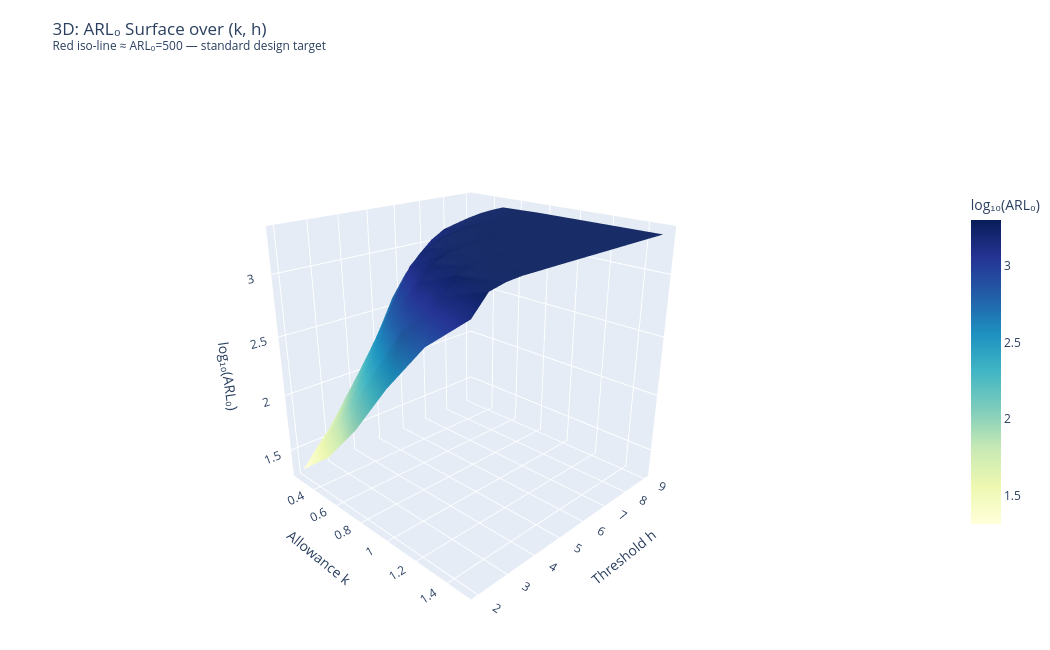

Source (notebook cell):
### Markdown cell above
### 9.4 ARL₀ Surface over $(k, h)$

Monte Carlo estimation of in-control ARL across a grid of $(k, h)$ values. The surface and companion contour plot help identify the $(k, h)$ pair that achieves a target ARL₀ (e.g., ARL₀ ≈ 500 for a roughly 0.2% daily false-alarm rate).

### Code cell
# ── 9.4 Plotly 3D: ARL₀ surface over (k, h) ──────────────────────────────────
np.random.seed(3)
k_range = np.arange(0.25, 1.51, 0.25)
h_range = np.arange(2.0,  9.1,  0.5)
K_grid, H_grid = np.meshgrid(k_range, h_range, indexing='ij')

arl0_surface = np.zeros_like(K_grid)
for i, kk in enumerate(k_range):
    for j, hh in enumerate(h_range):
        arl0_surface[i, j], _ = mc_arl(kk, hh, delta=0.0, n_sim=800)

# 2D companion: contour
fig2d, ax2d = plt.subplots(figsize=(10, 5))
cs = ax2d.contourf(K_grid, H_grid, np.log10(arl0_surface + 1), levels=20, cmap='YlGnBu')
plt.colorbar(cs, ax=ax2d, label='log₁₀(ARL₀)')
ax2d.set_xlabel('Allowance k'); ax2d.set_ylabel('Threshold h')
ax2d.set_title('ARL₀ Contour Map  (log scale)  — Target ARL₀ ≈ 500 → log₁₀ ≈ 2.7')
ct = ax2d.contour(K_grid, H_grid, arl0_surface, levels=[500], colors='red', linewidths=2)
ax2d.clabel(ct, fmt='ARL₀=500')
plt.tight_layout(); plt.show()

# 3D Plotly surface
fig3d = go.Figure(go.Surface(
    x=K_grid, y=H_grid, z=np.log10(arl0_surface + 1),
    colorscale='YlGnBu',
    colorbar=dict(title='log₁₀(ARL₀)', len=0.6),
    hovertemplate='k=%{x:.2f}<br>h=%{y:.1f}<br>ARL₀=%{customdata:.0f}<extra></extra>',
    customdata=arl0_surface,
))
fig3d.update_layout(
    title='3D: ARL₀ Surface over (k, h)<br>'
          '<sup>Red iso-line ≈ ARL₀=500 — standard design target</sup>',
    scene=dict(
        xaxis_title='Allowance k',
        yaxis_title='Threshold h',
        zaxis_title='log₁₀(ARL₀)',
        camera=dict(eye=dict(x=1.7, y=-1.7, z=1.0)),
    ),
    height=650, width=1050, margin=dict(l=0, r=0, t=70, b=0),
)
fig3d.show()

### Figure 1 — Plotly figure (JSON) as saved in the notebook; plotly's stock layout.template omitted (floating-point values rounded to 4 significant figures)
{"data": [{"colorbar": {"len": 0.6, "title": {"text": "log₁₀(ARL₀)"}}, "colorscale": [[0, "rgb(255,255,217)"], [0.125, "rgb(237,248,177)"], [0.25, "rgb(199,233,180)"], [0.375, "rgb(127,205,187)"], [0.5, "rgb(65,182,196)"], [0.625, "rgb(29,145,192)"], [0.75, "rgb(34,94,168)"], [0.875, "rgb(37,52,148)"], [1, "rgb(8,29,88)"]], "customdata": [[19.64, 28.05, 38.3, 57.73, 80.85, 102.3, 142.5, 179.4, 253.6, 303.8, 440.4, 566.4, 696.0, 829.2, 943.6], [38.13, 72.27, 117.8, 206.9, 326.9, 557.6, 821.4, 1100.0, 1387.0, 1614.0, 1719.0, 1824.0, 1907.0, 1949.0, 1965.0], [95.35, 211.3, 433.5, 797.8, 1274.0, 1618.0, 1790.0, 1906.0, 1954.0, 1986.0, 1980.0, 1989.0, 1997.0, 2000.0, 1998.0], [280.9, 673.8, 1287.0, 1651.0, 1860.0, 1942.0, 1980.0, 1992.0, 2000.0, 2000.0, 2000.0, 2000.0, 2000.0, 2000.0, 2000.0], [719.3, 1384.0, 1795.0, 1943.0, 1980.0, 1990.0, 1998.0, 2000.0, 2000.0, 2000.0, 2000.0, 2000.0, 2000.0, 2000.0, 2000.0], [1368.0, 1838.0, 1953.0, 1997.0, 1997.0, 2000.0, 2000.0, 2000.0, 2000.0, 2000.0, 2000.0, 2000.0, 2000.0, 2000.0, 2000.0]], "hovertemplate": "k=%{x:.2f}<br>h=%{y:.1f}<br>ARL₀=%{customdata:.0f}<extra></extra>", "type": "surface", "x": [[0.25, 0.25, 0.25, 0.25, 0.25, 0.25, 0.25, 0.25, 0.25, 0.25, 0.25, 0.25, 0.25, 0.25, 0.25], [0.5, 0.5, 0.5, 0.5, 0.5, 0.5, 0.5, 0.5, 0.5, 0.5, 0.5, 0.5, 0.5, 0.5, 0.5], [0.75, 0.75, 0.75, 0.75, 0.75, 0.75, 0.75, 0.75, 0.75, 0.75, 0.75, 0.75, 0.75, 0.75, 0.75], [1.0, 1.0, 1.0, 1.0, 1.0, 1.0, 1.0, 1.0, 1.0, 1.0, 1.0, 1.0, 1.0, 1.0, 1.0], [1.25, 1.25, 1.25, 1.25, 1.25, 1.25, 1.25, 1.25, 1.25, 1.25, 1.25, 1.25, 1.25, 1.25, 1.25], [1.5, 1.5, 1.5, 1.5, 1.5, 1.5, 1.5, 1.5, 1.5, 1.5, 1.5, 1.5, 1.5, 1.5, 1.5]], "y": [[2.0, 2.5, 3.0, 3.5, 4.0, 4.5, 5.0, 5.5, 6.0, 6.5, 7.0, 7.5, 8.0, 8.5, 9.0], [2.0, 2.5, 3.0, 3.5, 4.0, 4.5, 5.0, 5.5, 6.0, 6.5, 7.0, 7.5, 8.0, 8.5, 9.0], [2.0, 2.5, 3.0, 3.5, 4.0, 4.5, 5.0, 5.5, 6.0, 6.5, 7.0, 7.5, 8.0, 8.5, 9.0], [2.0, 2.5, 3.0, 3.5, 4.0, 4.5, 5.0, 5.5, 6.0, 6.5, 7.0, 7.5, 8.0, 8.5, 9.0], [2.0, 2.5, 3.0, 3.5, 4.0, 4.5, 5.0, 5.5, 6.0, 6.5, 7.0, 7.5, 8.0, 8.5, 9.0], [2.0, 2.5, 3.0, 3.5, 4.0, 4.5, 5.0, 5.5, 6.0, 6.5, 7.0, 7.5, 8.0, 8.5, 9.0]], "z": [[1.315, 1.463, 1.594, 1.769, 1.913, 2.014, 2.157, 2.256, 2.406, 2.484, 2.645, 2.754, 2.843, 2.919, 2.975], [1.593, 1.865, 2.075, 2.318, 2.516, 2.747, 2.915, 3.042, 3.142, 3.208, 3.236, 3.261, 3.28, 3.29, 3.294], [1.984, 2.327, 2.638, 2.902, 3.106, 3.209, 3.253, 3.28, 3.291, 3.298, 3.297, 3.299, 3.301, 3.301, 3.301], [2.45, 2.829, 3.11, 3.218, 3.27, 3.288, 3.297, 3.3, 3.301, 3.301, 3.301, 3.301, 3.301, 3.301, 3.301], [2.857, 3.141, 3.254, 3.289, 3.297, 3.299, 3.301, 3.301, 3.301, 3.301, 3.301, 3.301, 3.301, 3.301, 3.301], [3.136, 3.265, 3.291, 3.301, 3.3, 3.301, 3.301, 3.301, 3.301, 3.301, 3.301, 3.301, 3.301, 3.301, 3.301]]}], "layout": {"height": 650, "margin": {"b": 0, "l": 0, "r": 0, "t": 70}, "scene": {"camera": {"eye": {"x": 1.7, "y": -1.7, "z": 1}}, "xaxis": {"title": {"text": "Allowance k"}}, "yaxis": {"title": {"text": "Threshold h"}}, "zaxis": {"title": {"text": "log₁₀(ARL₀)"}}}, "title": {"text": "3D: ARL₀ Surface over (k, h)<br><sup>Red iso-line ≈ ARL₀=500 — standard design target</sup>"}, "width": 1050}}
